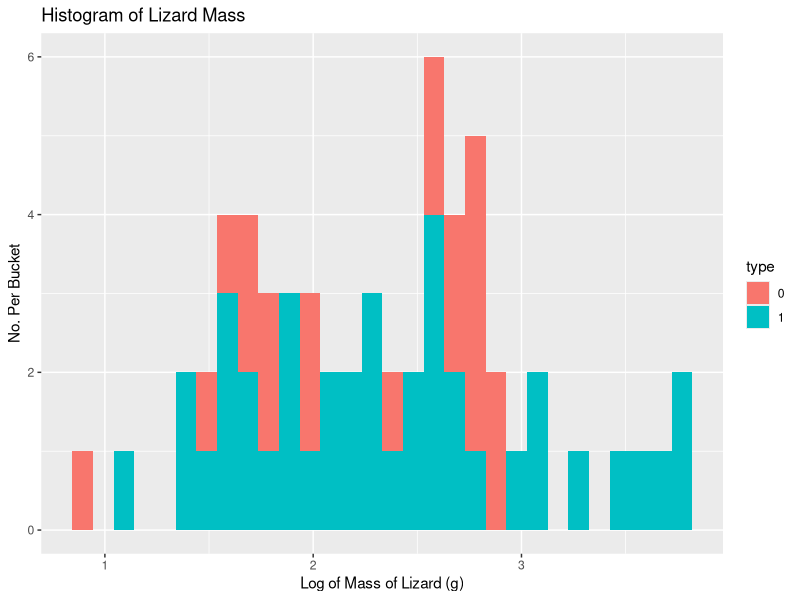
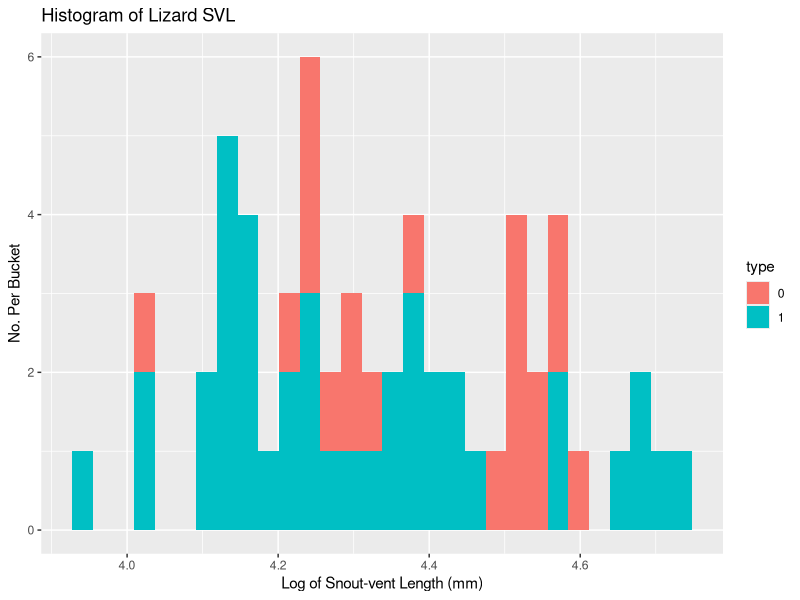
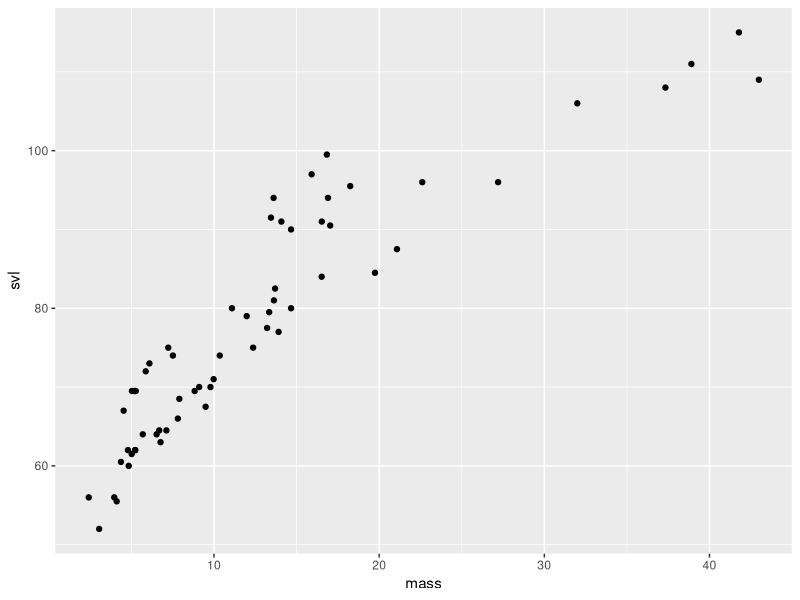
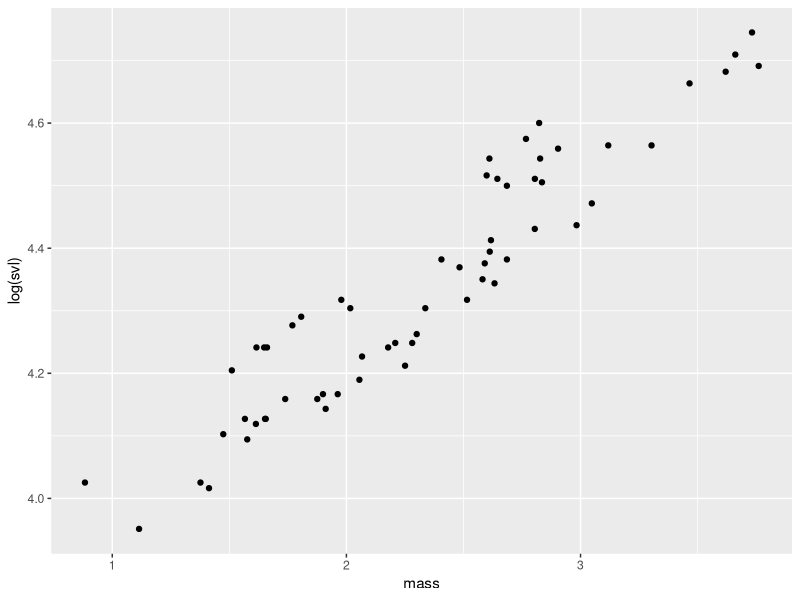

These charts were generated, in order, by the following R code:
library(tidyverse)
library(here)

# Read in data and clean up column names
df <- read.table("lizrds.dat") %>% 
  rename(mass = V1, svl = V2, type = V3) 

df <- df[-1,] %>% 
  mutate(mass = as.numeric(mass), 
         svl = as.numeric(svl))

df_transform <- df %>% 
  mutate(mass = log(mass),
         svl = log(svl))


# ------------------------ Part 1 ------------------------ 

part1 <- function() {
  print(shapiro.test(df$mass))
  
  print(shapiro.test(df$svl))
  
}

# Here we can see the the data is infact not normal and more log normal
temp <- ggplot(df,aes(x = mass, fill = type)) +
  geom_histogram() +
  labs(
    title = "Histogram of Lizard Mass",
    x = "Mass of Lizard (g)",
    y = "No. Per Bucket"
  )

temp1 <- ggplot(df,aes(x = svl, fill = type)) +
  geom_histogram() +
  labs(
    title = "Histogram of Lizard SVL",
    x = "Snout-vent Length (mm)",
    y = "No. Per Bucket"
  )


# ------------------------ Part 2 ------------------------ 
#Perform Wilcoxon Rank Sum Test on Mass and SVL based on Group
part2 <- function() {
  #Two ways of doing it
  #Mass
  print(wilcox.test(mass ~ type, data = df))
  
  W1 <- sum(outer(filter(df, type == 0)$mass, filter(df, type == 1)$mass, "<"))
  
  (1-pwilcox(W1-1,20,40))*2
  
  #SVL
  print(wilcox.test(svl ~ type, data = df, exact = FALSE)) #Deal with TIEs
}


# Can't do the same second method to confirm as that does not deal with ties, the regular 
# Wilcoxon test is sufficient

# ------------------------ Part 3 ------------------------

part3 <- function() {
  
  print(shapiro.test(df_transform$mass))
  
  print(shapiro.test(df_transform$svl))
}




# ------------------------ Part 4 ------------------------

part4 <- function() {
  print(t.test(mass ~ type, data = df_transform))
  
  
  print(t.test(svl ~ type, data = df_transform))
}


# ------------------------ Part 5 ------------------------

# Here we can see the the data is infact not normal and more log normal


temp2 <- ggplot(df_transform,aes(x = mass, fill = type)) +
  geom_histogram() +
  labs(
    title = "Histogram of Lizard Mass",
    x = "Log of Mass of Lizard (g)",
    y = "No. Per Bucket"
  )

temp3 <- ggplot(df_transform,aes(x = svl, fill = type)) +
  geom_histogram() +
  labs(
    title = "Histogram of Lizard SVL",
    x = "Log of Snout-vent Length (mm)",
    y = "No. Per Bucket"
  )

temp2
temp3

# ------------------------ Part 6 ------------------------

cor(df$mass[df$type == 0], df$svl[df$type == 0])

cor(df$mass[df$type == 1], df$svl[df$type == 1])


cor(df_transform$mass[df_transform$type == 0], df_transform$svl[df_transform$type == 0])

cor(df_transform$mass[df_transform$type == 1], df_transform$svl[df_transform$type == 1])

#Show how taking the log made it more linear thus more correlated as the corr() function works on a lienar
#basis
ggplot(df, aes(x = mass, y = svl)) +
  geom_point()

ggplot(df_transform, aes(x = mass, y = svl)) +
  geom_point() +
  labs(
    y = "log(svl)"
  )
